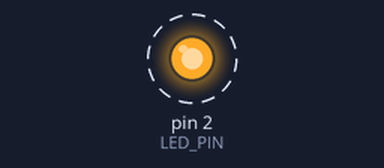
Simulated run of this sketch. Board: Arduino Uno, built with avr-gcc and run on an emulated ATmega328P. On the bench: output pins drawn as LEDs (lit = HIGH). Dashed ring = blinking. What the sketch prints to the serial monitor is not drawn.

Above: at 0.5 s.
Timing chart, 0 to 4.6 s (numbered marks = the images above):
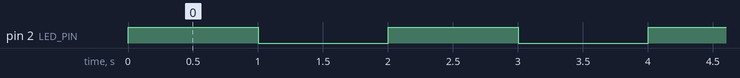

Measured:
- by itself, pin 2 (LED_PIN): alternates HIGH for 1.0 s and LOW for 1.0 s

The sketch:

led_test.ino
```cpp
// Định nghĩa chân nối với LED
#define LED_PIN 2

void setup() {
  Serial.begin(115200);
  Serial.println("Bat dau test LED...");

  // Thiết lập chân GPIO 2 làm chân xuất tín hiệu (OUTPUT)
  pinMode(LED_PIN, OUTPUT);
}

void loop() {
  // Bật đèn LED (Cấp điện áp 3.3V)
  Serial.println("LED: Sang");
  digitalWrite(LED_PIN, HIGH);
  delay(1000); // Sáng trong 1 giây (1000 ms)

  // Tắt đèn LED (Kéo điện áp về 0V)
  Serial.println("LED: Tat");
  digitalWrite(LED_PIN, LOW);
  delay(1000); // Tắt trong 1 giây
}
```
